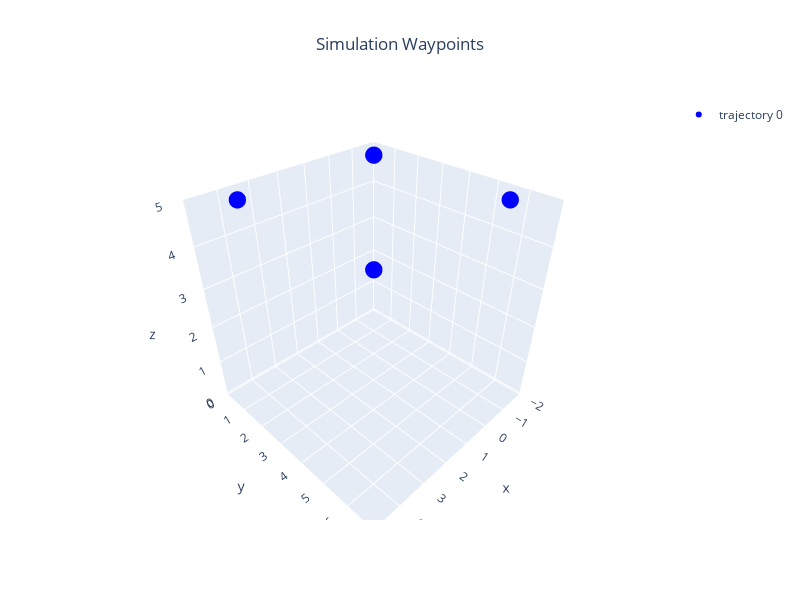

The notebook cell this image was saved under:
### Markdown cell above
## Visualization Parameters

### Code cell
home = ENU(*offset[:3])
color = Color.BLUE
markers = [
	ConfigGazebo.create_markertraj(traj=abs_path, color=color)
]
Gazebo.plot_3d_interactive(
	markers=markers,
	title="Simulation Waypoints",
	frames=(0.2, 0.2, 0.6),
	ground=-0.05
)

### Figure 1 — Plotly figure (JSON) as saved in the notebook; plotly's stock layout.template omitted (floating-point values rounded to 4 significant figures)
{"data": [{"marker": {"color": ["blue", "blue", "blue", "blue", "blue"], "size": 6}, "mode": "markers", "name": "trajectory 0", "type": "scatter3d", "x": [-1, -1, 4, 4, -1], "y": [1, 6, 6, 1, 1], "z": [5, 5, 5, 5, 5]}], "layout": {"height": 600, "scene": {"xaxis": {"range": [-2, 5], "title": {"text": "x"}}, "yaxis": {"range": [0, 7], "title": {"text": "y"}}, "zaxis": {"range": [-0.05, 5], "title": {"text": "z"}}}, "showlegend": true, "title": {"text": "Simulation Waypoints", "x": 0.5, "xanchor": "center"}, "width": 800}}
